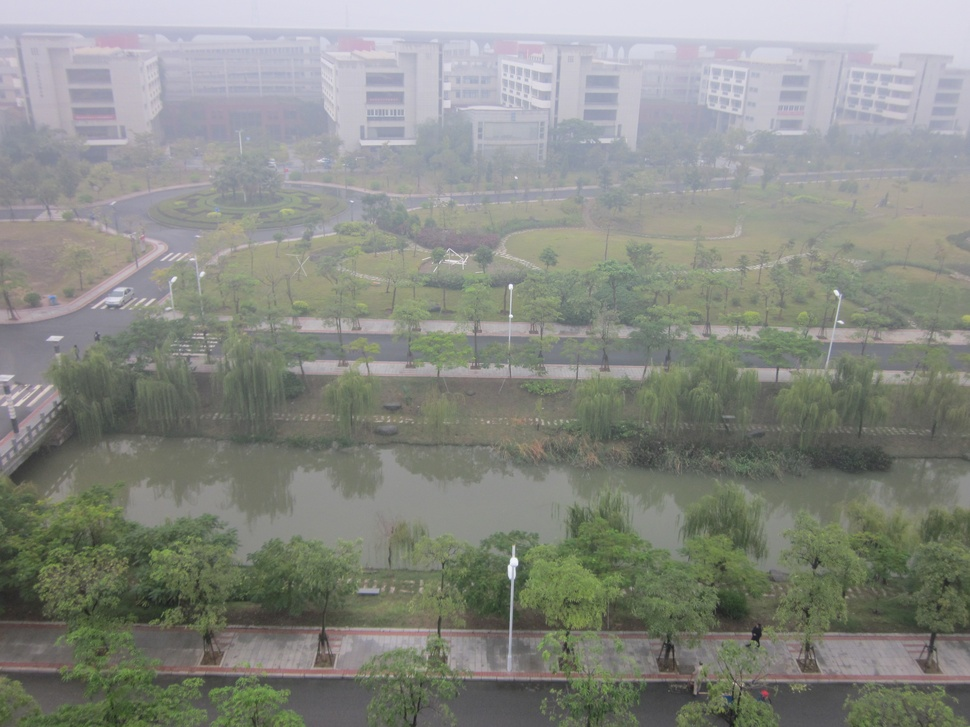
#> input picture couple.JPG, 970 x 727 px, shrunk from 3264 x 2448 before the run, found by its file name
$ python histogram_equalization.py
#> lines starting #> are read from the running program, lines starting #| are printed output that depends on the picture
#!/usr/bin/env python
# -*- coding: utf-8 -*-

import cv2
import numpy as np
import matplotlib.pyplot as plt
import os
from matplotlib.backends.backend_agg import FigureCanvasAgg as FigureCanvas
from matplotlib.figure import Figure

# 使用标准字体而非中文字体，避免字体问题
plt.rcParams['font.family'] = 'sans-serif'
plt.rcParams['font.sans-serif'] = ['Arial', 'Helvetica', 'DejaVu Sans']

def histogram_equalization(img):
    """经典直方图均衡化（HE）"""
    # 获取图像尺寸
    height, width = img.shape
    total_pixels = height * width

    # 计算图像直方图
    hist = cv2.calcHist([img], [0], None, [256], [0, 256]).flatten()

    # 计算概率密度函数 (PDF)
    pdf = hist / total_pixels

    # 计算累积分布函数 (CDF)
    cdf = np.cumsum(pdf)

    # 创建灰度映射表
    # 映射函数: s_k = r_0 + (r_{L-1} - r_0) * CDF(r_k)
    mapping = np.round(255 * cdf).astype(np.uint8)

    # 应用映射表到图像
    equalized_img = mapping[img]

    return equalized_img

def brightness_preserving_bi_histogram_equalization(img):
    """亮度保持双子直方图均衡化（BBHE）"""
    # 计算图像平均灰度值 (阈值)
    threshold = np.uint8(np.mean(img))

    # 将图像分割为两个子图像
    lower_img = img[img <= threshold]  # 低于或等于阈值的部分
    upper_img = img[img > threshold]   # 高于阈值的部分

    # 如果某个子图像为空，返回原始图像
    if len(lower_img) == 0 or len(upper_img) == 0:
        return img

    # 分别计算两个子图像的直方图
    lower_hist = np.bincount(lower_img.flatten(), minlength=threshold+1)
    upper_hist = np.bincount(upper_img.flatten() - threshold - 1, minlength=256-threshold-1)

    # 计算概率密度函数 (PDF)
    lower_pdf = lower_hist / len(lower_img)
    upper_pdf = upper_hist / len(upper_img)

    # 计算累积分布函数 (CDF)
    lower_cdf = np.cumsum(lower_pdf)
    upper_cdf = np.cumsum(upper_pdf)

    # 创建灰度映射表
    # 对于下半部分: [0, threshold]
    lower_mapping = np.round(threshold * lower_cdf).astype(np.uint8)

    # 对于上半部分: [threshold+1, 255]
    upper_mapping = np.round((255 - threshold - 1) * upper_cdf).astype(np.uint8) + threshold + 1

    # 创建输出图像
    bbhe_img = np.zeros_like(img)

    # 应用映射
    bbhe_img[img <= threshold] = lower_mapping[img[img <= threshold]]
    bbhe_img[img > threshold] = upper_mapping[img[img > threshold] - threshold - 1]

    return bbhe_img

def plot_histogram(hist, title, ax=None):
    """绘制直方图"""
    if ax is None:
        fig, ax = plt.subplots()
    ax.plot(hist)
    ax.set_title(title)
    ax.set_xlim([0, 256])
    ax.grid(True)
    return ax

def create_side_by_side_image(image, hist, title1, title2, filename):
    """创建并保存图像和直方图并排显示的图片"""
    # 创建图像对象和画布
    fig = Figure(figsize=(12, 5))
    canvas = FigureCanvas(fig)

    # 添加子图
    ax1 = fig.add_subplot(121)
    ax2 = fig.add_subplot(122)

    # 在左侧显示图像
    ax1.imshow(image, cmap='gray')
    ax1.set_title(title1)
    ax1.axis('off')

    # 在右侧显示直方图
    ax2.plot(hist)
    ax2.set_title(title2)
    ax2.set_xlim([0, 256])
    ax2.grid(True)

    # 调整布局
    fig.tight_layout()

    # 保存图像
    canvas.draw()
    img_array = np.array(canvas.renderer.buffer_rgba())
    img_array = cv2.cvtColor(img_array, cv2.COLOR_RGBA2BGR)
    cv2.imwrite(filename, img_array)

def main():
    # 创建输出目录（确保目录存在）
    output_dir = "output"
    os.makedirs(output_dir, exist_ok=True)

    # 读取测试图像并转为灰度图
    img = cv2.imread('couple.jpg', 0)
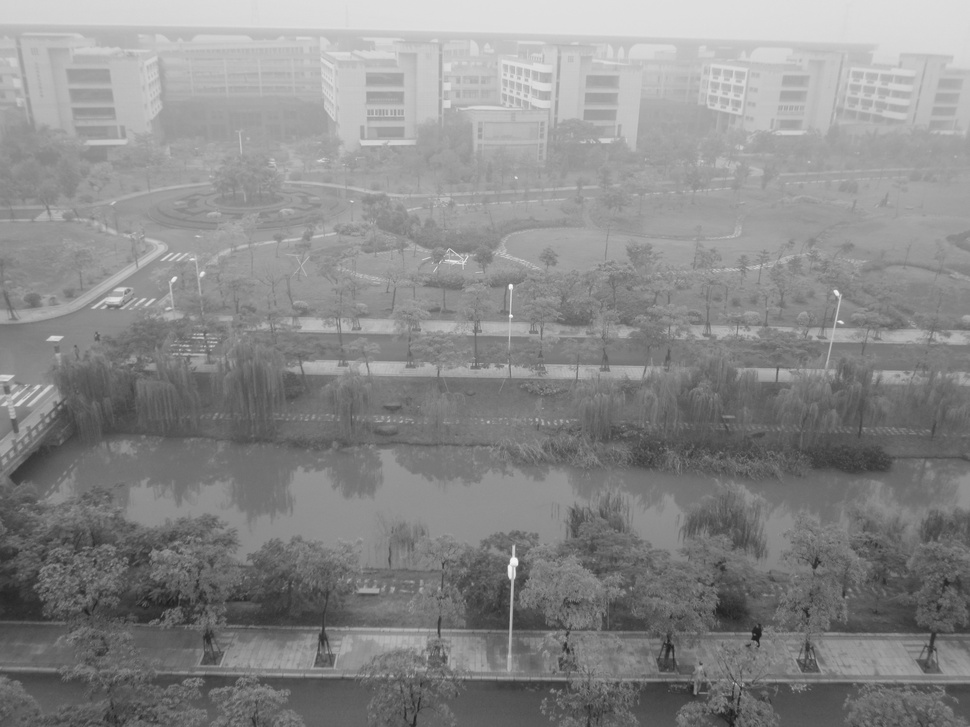
#> img: shape (727, 970); min 28, max 254, mean 137
    if img is None:
        print("Error: Could not read image. Make sure 'couple.jpg' exists in the current directory.")
        return

    # 应用经典直方图均衡化 (HE)
    he_img = histogram_equalization(img)
#> in histogram_equalization, `hist = cv2.calcHist([img], [0], None, [256], [0, 256]).flatten()`: hist = 256 values, max 9454 at index 162, min 0 at index 0, mean 2754.6
#> in histogram_equalization, `pdf = hist / total_pixels`: pdf = 256 values, max 0.0134 at index 162, min 0 at index 0, mean 0.00391
#> in histogram_equalization, `cdf = np.cumsum(pdf)`: cdf = 256 values from 0 to 1
#> in histogram_equalization, `mapping = np.round(255 * cdf).astype(np.uint8)`: mapping = 256 values from 0 to 255
#> in histogram_equalization, `equalized_img = mapping[img]`:
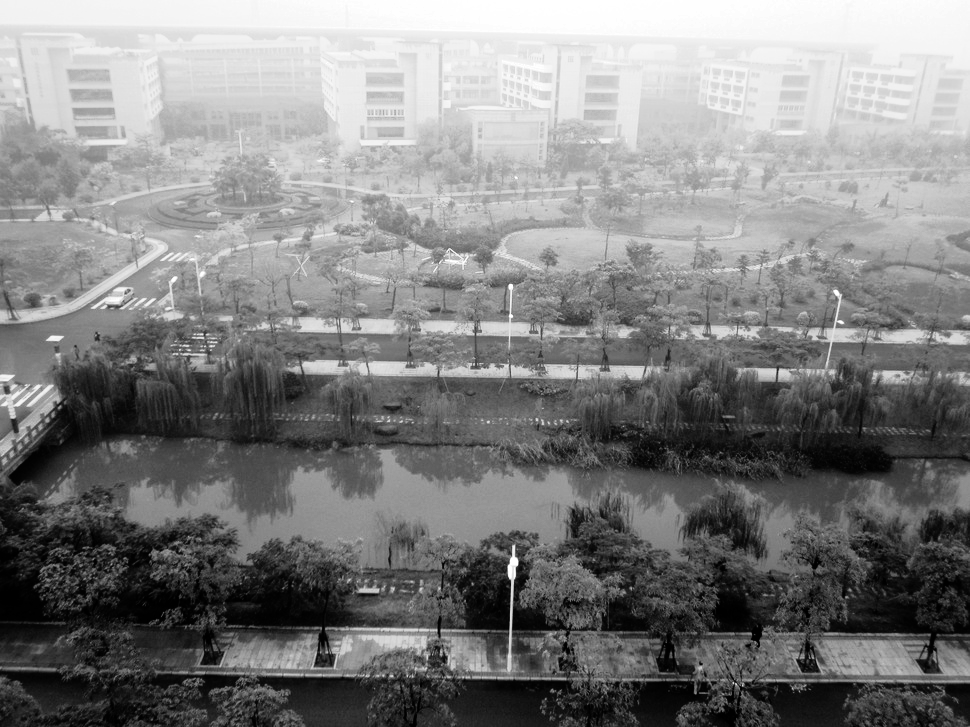
#> equalized_img: shape (727, 970); min 0, max 255, mean 128.5

    # 应用亮度保持双子直方图均衡化 (BBHE)
    bbhe_img = brightness_preserving_bi_histogram_equalization(img)
#> in brightness_preserving_bi_histogram_equalization, `threshold = np.uint8(np.mean(img))`: threshold = 137
#> in brightness_preserving_bi_histogram_equalization, `lower_hist = np.bincount(lower_img.flatten(), minlength=threshold+1)`: lower_hist = 138 values, max 7284 at index 114, min 0 at index 0, mean 2613.4
#> in brightness_preserving_bi_histogram_equalization, `upper_hist = np.bincount(upper_img.flatten() - threshold - 1, minlengt..`: upper_hist = 118 values, max 9454 at index 24, min 0 at index 107, mean 2919.8
#> in brightness_preserving_bi_histogram_equalization, `lower_pdf = lower_hist / len(lower_img)`: lower_pdf = 138 values, max 0.0202 at index 114, min 0 at index 0, mean 0.00725
#> in brightness_preserving_bi_histogram_equalization, `upper_pdf = upper_hist / len(upper_img)`: upper_pdf = 118 values, max 0.0274 at index 24, min 0 at index 107, mean 0.00847
#> in brightness_preserving_bi_histogram_equalization, `lower_cdf = np.cumsum(lower_pdf)`: lower_cdf = 138 values from 0 to 1
#> in brightness_preserving_bi_histogram_equalization, `upper_cdf = np.cumsum(upper_pdf)`: upper_cdf = 118 values from 0.0172 to 1
#> in brightness_preserving_bi_histogram_equalization, `lower_mapping = np.round(threshold * lower_cdf).astype(np.uint8)`: lower_mapping = 138 values from 0 to 137
#> in brightness_preserving_bi_histogram_equalization, `upper_mapping = np.round((255 - threshold - 1) * upper_cdf).astype(np...`: upper_mapping = 118 values from 140 to 255
#> in brightness_preserving_bi_histogram_equalization, `bbhe_img[img <= threshold] = lower_mapping[img[img <= threshold]]`:
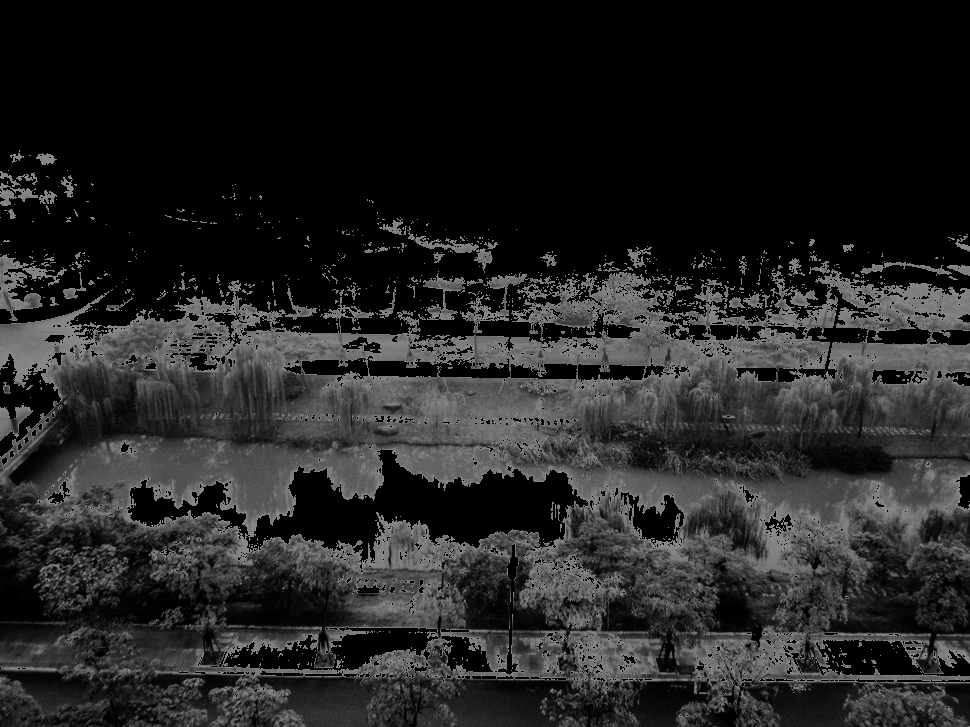
#> bbhe_img: shape (727, 970); min 0, max 137, mean 35.6

    # 计算原图、HE和BBHE的平均亮度
    original_mean = np.mean(img)
#> original_mean = 137
    he_mean = np.mean(he_img)
#> he_mean = 128.5
    bbhe_mean = np.mean(bbhe_img)
#> bbhe_mean = 132

    # 打印亮度信息
    print("Brightness Analysis:")
    print(f"Original Image Mean: {original_mean:.2f}")
#| Original Image Mean: 137.04
    print(f"HE Mean: {he_mean:.2f}")
#| HE Mean: 128.46
    print(f"BBHE Mean: {bbhe_mean:.2f}")
#| BBHE Mean: 132.03
    print(f"HE Shift: {abs(he_mean - original_mean):.2f}")
#| HE Shift: 8.58
    print(f"BBHE Shift: {abs(bbhe_mean - original_mean):.2f}")
#| BBHE Shift: 5.01

    # 使用OpenCV保存单独的图像
    cv2.imwrite(os.path.join(output_dir, "original.png"), img)
    cv2.imwrite(os.path.join(output_dir, "he_result.png"), he_img)
    cv2.imwrite(os.path.join(output_dir, "bbhe_result.png"), bbhe_img)

    # 计算直方图
    hist_orig = cv2.calcHist([img], [0], None, [256], [0, 256]).flatten()
#> hist_orig has the same summary as hist in histogram_equalization
    hist_he = cv2.calcHist([he_img], [0], None, [256], [0, 256]).flatten()
#> hist_he = 256 values, max 9454 at index 192, min 0 at index 15, mean 2754.6
    hist_bbhe = cv2.calcHist([bbhe_img], [0], None, [256], [0, 256]).flatten()
#> hist_bbhe = 256 values, max 9454 at index 196, min 0 at index 17, mean 2754.6

    # 1. HE及其直方图
    create_side_by_side_image(
        he_img,
        hist_he,
        f'HE Result (Mean: {he_mean:.2f})',
        'HE Histogram',
        os.path.join(output_dir, "1_he_with_hist.png")
    )

    # 2. BBHE及其直方图
    create_side_by_side_image(
        bbhe_img,
        hist_bbhe,
        f'BBHE Result (Mean: {bbhe_mean:.2f})',
        'BBHE Histogram',
        os.path.join(output_dir, "2_bbhe_with_hist.png")
    )
#> call 2 of create_side_by_side_image, with hist = array of shape (256,), title1 = 'BBHE Result (Mean: 132.03)', title2 = 'BBHE Histogram', filename = 'output/2_bbhe_with_hist.png'
#> in create_side_by_side_image (call 2), `img_array = cv2.cvtColor(img_array, cv2.COLOR_RGBA2BGR)`:
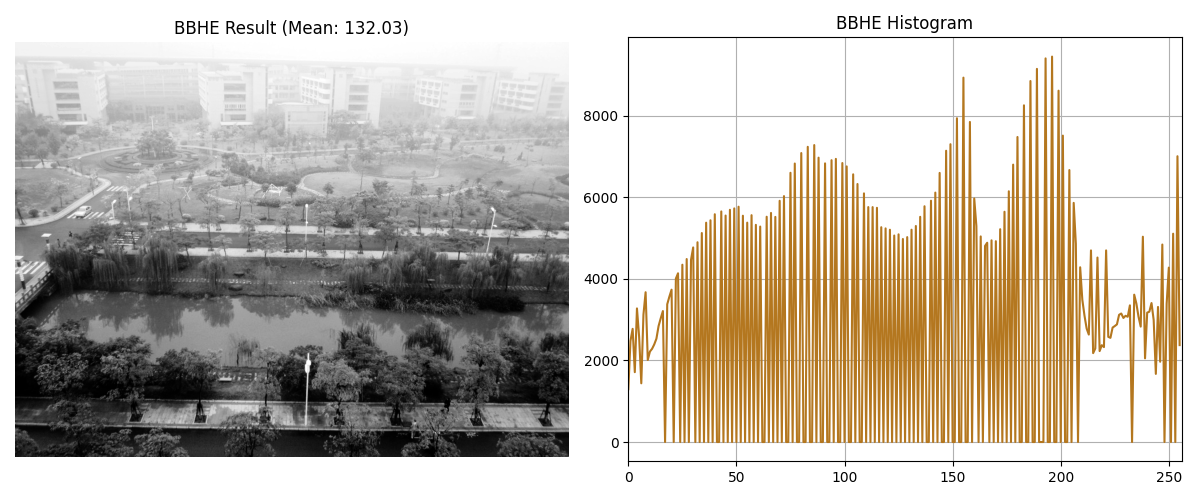
#> img_array: shape (500, 1200, 3); mean R, G, B 196.1, 188.6, 177.7

    # 3. 原图及其直方图
    create_side_by_side_image(
        img,
        hist_orig,
        f'Original (Mean: {original_mean:.2f})',
        'Original Histogram',
        os.path.join(output_dir, "3_original_with_hist.png")
    )
#> call 3 of create_side_by_side_image, with hist = array of shape (256,), title1 = 'Original (Mean: 137.04)', title2 = 'Original Histogram', filename = 'output/3_original_with_hist.png'
#> in create_side_by_side_image (call 3), `img_array = cv2.cvtColor(img_array, cv2.COLOR_RGBA2BGR)`:
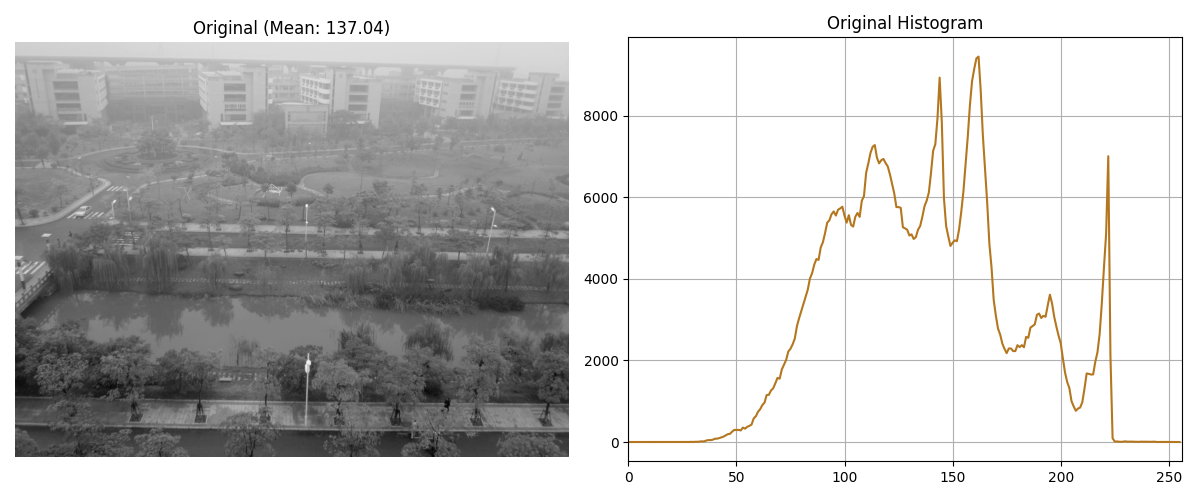
#> img_array: shape (500, 1200, 3); mean R, G, B 201.2, 200.7, 200

    # 4. 图像对比图 - 创建一个三列的图像
    fig = Figure(figsize=(15, 5))
    canvas = FigureCanvas(fig)

    ax1 = fig.add_subplot(131)
    ax1.imshow(img, cmap='gray')
    ax1.set_title(f'Original (Mean: {original_mean:.2f})')
    ax1.axis('off')

    ax2 = fig.add_subplot(132)
    ax2.imshow(he_img, cmap='gray')
    ax2.set_title(f'HE (Mean: {he_mean:.2f})')
    ax2.axis('off')

    ax3 = fig.add_subplot(133)
    ax3.imshow(bbhe_img, cmap='gray')
    ax3.set_title(f'BBHE (Mean: {bbhe_mean:.2f})')
    ax3.axis('off')

    fig.tight_layout()
    canvas.draw()
    comparison_img = np.array(canvas.renderer.buffer_rgba())
    comparison_img = cv2.cvtColor(comparison_img, cv2.COLOR_RGBA2BGR)
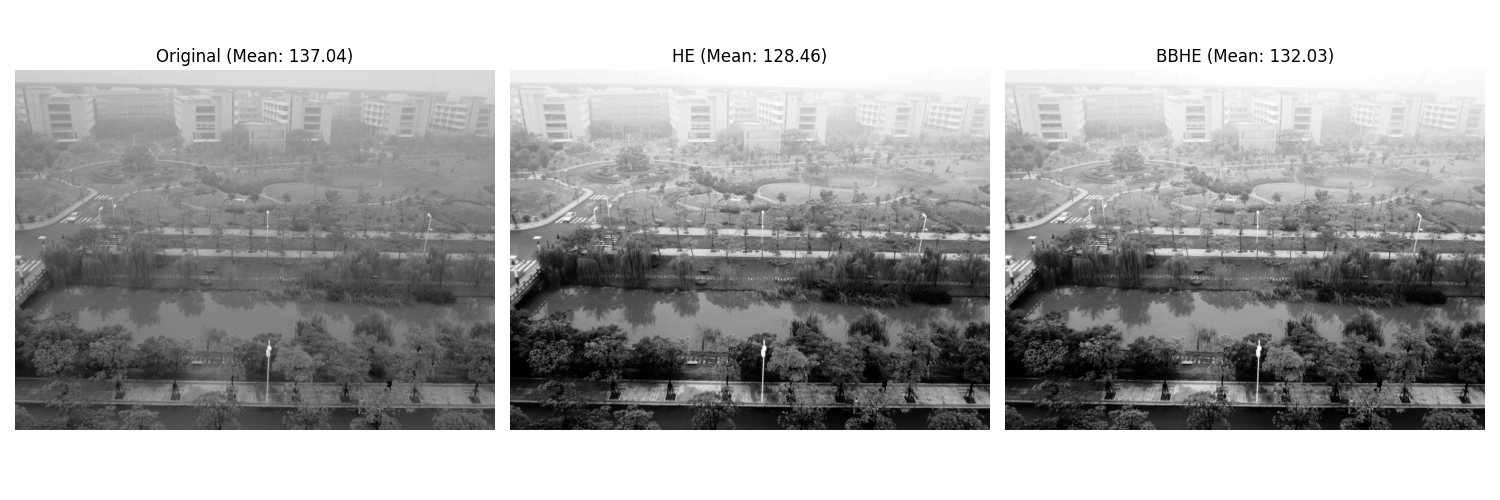
#> comparison_img: shape (500, 1500, 3); min 0, max 255, mean 166.4
    cv2.imwrite(os.path.join(output_dir, "4_image_comparison.png"), comparison_img)

    # 5. 直方图对比图
    fig = Figure(figsize=(10, 6))
    canvas = FigureCanvas(fig)
    ax = fig.add_subplot(111)

    ax.plot(hist_orig, 'k', label='Original')
    ax.plot(hist_he, 'b', label='HE')
    ax.plot(hist_bbhe, 'r', label='BBHE')
    ax.set_title('Histogram Comparison')
    ax.set_xlim([0, 256])
    ax.grid(True)
    ax.legend()

    fig.tight_layout()
    canvas.draw()
    hist_comparison_img = np.array(canvas.renderer.buffer_rgba())
    hist_comparison_img = cv2.cvtColor(hist_comparison_img, cv2.COLOR_RGBA2BGR)
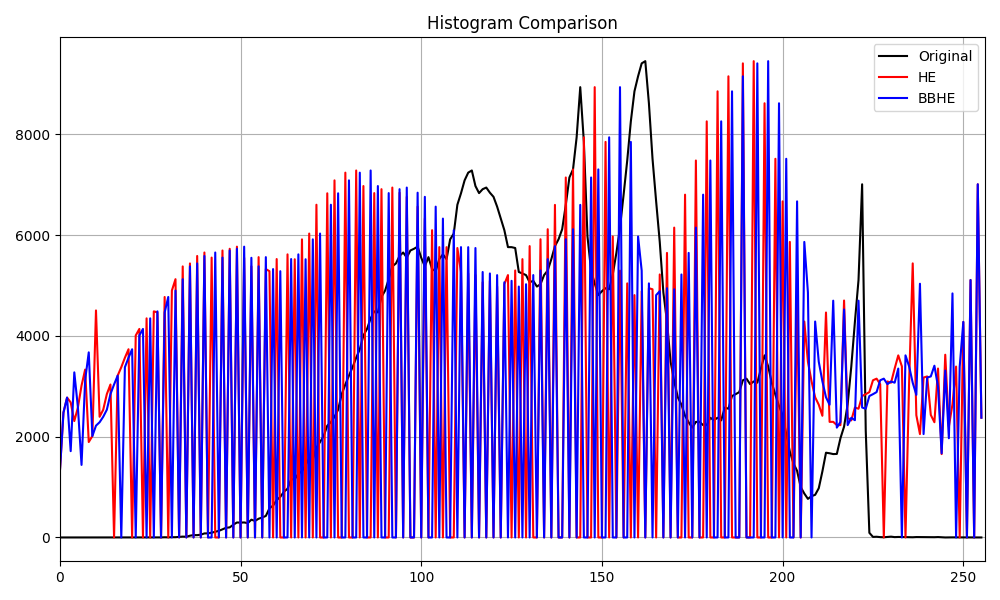
#> hist_comparison_img: shape (600, 1000, 3); mean R, G, B 207.4, 185.9, 228.7
    cv2.imwrite(os.path.join(output_dir, "5_histogram_comparison.png"), hist_comparison_img)

    print(f"\n所有结果已保存到 '{output_dir}' 目录")
    print("输出图片：")
    print("1. HE及其直方图: 1_he_with_hist.png")
    print("2. BBHE及其直方图: 2_bbhe_with_hist.png")
    print("3. 原始图像及其直方图: 3_original_with_hist.png")
    print("4. 图像对比图: 4_image_comparison.png")
    print("5. 图像对比直方图: 5_histogram_comparison.png")

if __name__ == "__main__":
    main()
